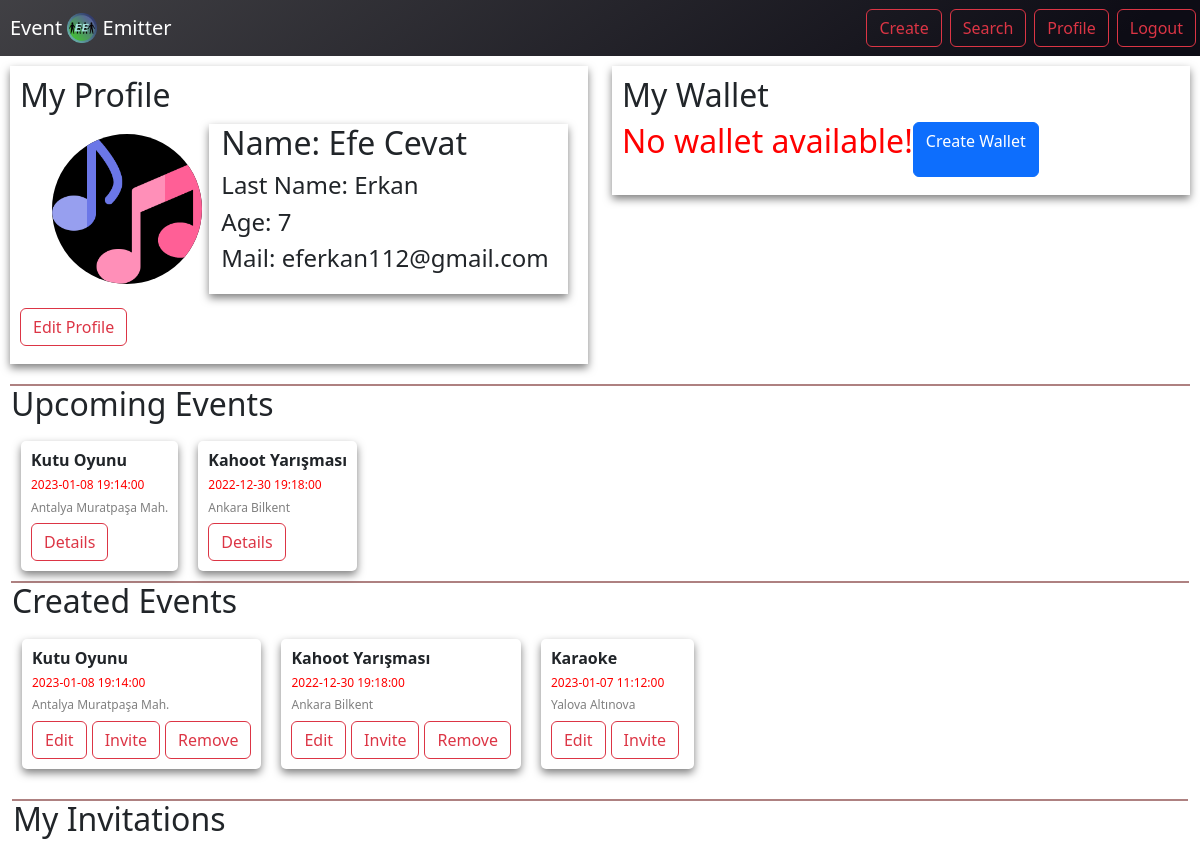
Page /profile.php (signed in) on the committed database.
### tables this page shows
CREATE TABLE `user` (
  `id` int(11) NOT NULL,
  `type` enum('A','U') NOT NULL DEFAULT 'U',
  `first_name` varchar(255) NOT NULL,
  `middle_name` varchar(255) DEFAULT NULL,
  `last_name` varchar(255) NOT NULL,
  `dateOfBirth` date NOT NULL,
  `age` int(11) NOT NULL,
  `gender` enum('M','F') NOT NULL,
  `mail` varchar(255) NOT NULL,
  `password` varchar(255) NOT NULL,
  `rating` float(2,1) NOT NULL DEFAULT 0.0
);

CREATE TABLE `attend` (
  `user_id` int(11) NOT NULL,
  `event_id` int(11) NOT NULL,
  `pass_id` int(11) DEFAULT NULL
);

CREATE TABLE `event` (
  `event_id` int(11) NOT NULL,
  `location_id` int(11) NOT NULL,
  `title` varchar(255) NOT NULL,
  `creator_id` int(11) NOT NULL,
  `description` varchar(2000) DEFAULT NULL,
  `type` enum('festival','competition','music','sports','workshop','art','staged','informational') NOT NULL,
  `registration_endtime` datetime NOT NULL,
  `start_time` datetime NOT NULL,
  `end_time` datetime NOT NULL,
  `current_capacity` int(11) NOT NULL DEFAULT 0,
  `status` varchar(255) NOT NULL,
  `rating` float(2,1) NOT NULL DEFAULT 0.0,
  `ticket_price` float(8,2) DEFAULT 0.00,
  `image` varchar(500) DEFAULT NULL
);

CREATE TABLE `location` (
  `location_id` int(11) NOT NULL,
  `address_city` varchar(255) DEFAULT NULL,
  `address_street` varchar(255) DEFAULT NULL,
  `address_building` varchar(255) DEFAULT NULL,
  `online_address` varchar(255) DEFAULT NULL
);

### profile.php (the view, shortened to what this page needs)
<?php include("api/connection.php") ?>
<!DOCTYPE html>
<html lang="en">
<link href="https://cdn.jsdelivr.net/npm/bootstrap@5.2.1/dist/css/bootstrap.min.css" rel="stylesheet">
<body >
    <body>
        <?php include_once("navbar.php"); ?>
        <?php $userID = $_SESSION["id"]; ?>
        <div style="margin:10px">
            <div class="row">
                <div class="col-6">
                    <div style=" padding:10px;background-color: white; filter: drop-shadow(0px 4px 4px rgba(0, 0, 0, 0.5));">
                        <h2>My Profile<h2>
                                <div class="row" style="margin:10px">
                                    <div class="col-4">
                                        <img style="margin:10px; background-color:black; border-radius:75px;" src="musical-note.png" alt="Event Image" width="150" height="150">
                                    </div>
                                    <?php
                                        $query = "SELECT * FROM user WHERE id = $userID";
                                        $result = mysqli_query($connection, $query);
                                        while ($row = mysqli_fetch_assoc($result))
                                        {
                                            echo '<div class="col-8 " style="background-color:white; filter: drop-shadow(0px 4px 4px rgba(0, 0, 0, 0.5));>
                                                    <h4">Name: ' . $row["first_name"] . ' ' . $row["middle_name"] . '<h4>
                                                    <h4>Last Name: ' . $row["last_name"] . '<h4>
                                                    <h4>Age: ' . $row["age"] . '<h4>
                                                    <h4>Mail: ' . $row["mail"] . '<h4>
                                                </div>';
                                        }
                                    ?>
                                </div>
                                <a type="button" class="btn btn-outline-danger" href="edit_profile.php"
                                        style="">Edit Profile</a>
                    </div>
                </div>
                <div class="col-6">
                    <div style="padding:10px; background-color: white;filter: drop-shadow(0px 4px 4px rgba(0, 0, 0, 0.5));">
                        <h2>My Wallet<h2>
                        <?php
                            $query = "SELECT * FROM wallet WHERE user_id = $userID";
                            $result = mysqli_query($connection, $query);
                        echo '<div style="display:flex">';
                            if (mysqli_num_rows($result) <= 0)
                            {
                                echo '<p style="color: red">No wallet available!</p><br>';
                                echo '<a href="./form_process/create_wallet_process.php" class="btn btn-primary" >Create Wallet</a>';
                            }
                        echo '</div>';
                        ?>
                    </div>
                </div>
            </div>
            <div style="margin-top:20px; height:0px; left:20px; top:112px; border:1px solid #AE8181; background-color: #AE8181">
            <div class="row">
                <h2>Upcoming Events</h2>
                <div style="display:flex;">
                        <?php
                            $query = "SELECT * FROM attend a
                                    JOIN user u ON a.user_id = u.id
                                    JOIN event e ON a.event_id = e.event_id
                                    JOIN location l ON e.location_id = l.location_id
                                    WHERE u.id = $userID";
                            $result = mysqli_query($connection, $query);
                            while ($row = mysqli_fetch_assoc($result))
                            {
                            echo '<div style="margin:10px;  background-color:white; filter: drop-shadow(0px 4px 4px rgba(0, 0, 0, 0.5)); border-radius:5px; padding:10px">';
                                echo '<h4 style="font-size: 16px; font-weight:bold;  ">' . $row["title"] . '</h4>';
                                echo '<h4 style="font-size: 12px;color:red;">' . $row["start_time"] . '</h4>';
                                echo '<h4 style="font-size: 12px; color:gray;">' . $row["address_city"] . ' ' . $row["address_street"] . '</h4>';
                                echo '<a type="button" class="btn btn-outline-danger" href="details.php?id=' . $row["event_id"] . '" style="">Details</a>';
                            echo '</div>';
                            }
                        ?>
                </div>
            </div>
            <div style=" height:0px; left:20px; top:112px; border:1px solid #AE8181; background-color: #AE8181">
            <div class="row">
                <h2>Created Events</h2>
                <div style="display:flex;">
                    <?php
                        $query = "SELECT * FROM event e JOIN location l ON e.location_id = l.location_id " .
                                "JOIN restriction r ON r.event_id = e.event_id " .
                                "WHERE e.creator_id = $userID";
                        $result = mysqli_query($connection, $query);
                        while ($row = mysqli_fetch_assoc($result))
                        {
                            echo '<div style="margin:10px; background-color:white; filter: drop-shadow(0px 4px 4px rgba(0, 0, 0, 0.5)); padding:10px; border-radius:5px">';
                            echo '<h4 style="font-size: 16px; font-weight:bold;  ">' . $row["title"] . '</h4>';
                            echo '<h4 style="font-size: 12px;color:red;">' . $row["start_time"] . '</h4>';
                            echo '<h4 style="font-size: 12px; color:gray;">' . $row["address_city"] . ' ' . $row["address_street"] . '</h4>';
                            echo '<a type="button" class="btn btn-outline-danger" href="edit_event.php?id=' . $row["event_id"] . '" style="margin-right:5px">Edit</a>';
                            echo '<a type="button" class="btn btn-outline-danger" href="invitation.php?id=' . $row["event_id"] . '" style="margin-right:5px">Invite</a>';
                            if($row["pass_requirement"] != 'T')
                            {
                                echo '<a type="button" class="btn btn-outline-danger" href="form_process/remove_event_process.php?id=' . $row["event_id"] . '" style="">Remove</a>';
                            }
                            echo '</div>';
                        }
                    ?>
                </div>
            </div>
            <div style="margin-top:20px; height:0px; left:20px; top:112px; border:1px solid #AE8181; background-color: #AE8181">
            <div class="row">
                <h2>My Invitations</h2>
            </div>
    </body>
</html>

### rows in the picture
user: first_name "Efe", middle_name "Cevat", last_name "Erkan", age "7", mail "eferkan112@gmail.com"
attend: event.title "Kutu Oyunu", event.start_time "2023-01-08 19:14:00", location.address_city "Antalya", location.address_street "Muratpaşa Mah."
attend: event.title "Kahoot Yarışması", event.start_time "2022-12-30 19:18:00", location.address_city "Ankara", location.address_street "Bilkent"
event: title "Kutu Oyunu", start_time "2023-01-08 19:14:00", location.address_city "Antalya", location.address_street "Muratpaşa Mah."
event: title "Kahoot Yarışması", start_time "2022-12-30 19:18:00", location.address_city "Ankara", location.address_street "Bilkent"
event: title "Karaoke", start_time "2023-01-07 11:12:00", location.address_city "Yalova", location.address_street "Altınova"
